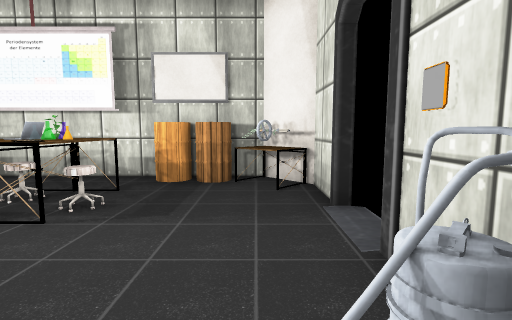
[1] (above)

17 first-person views from a walk through a 3-D level made in the Unity game engine. The camera is 1.2 m above the floor, tilts 6° down and sees 85° across. Doors are open. The floor is counted in squares, 1 m on a side. Each view is taken from the middle of a square. On the plan, view 1 faces up. The plan holds only what a view shows up to about 13 squares ahead; the rest is blank. The place goes on beyond the plan. The player character is not drawn. Some surface patterns are stand-ins.

[2]
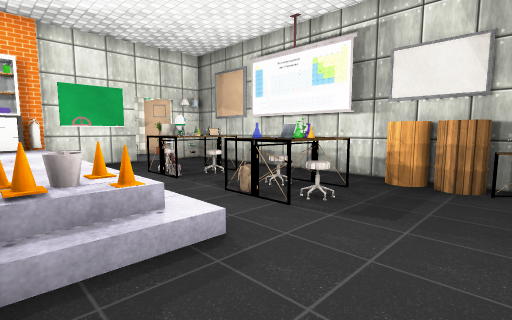

[3]
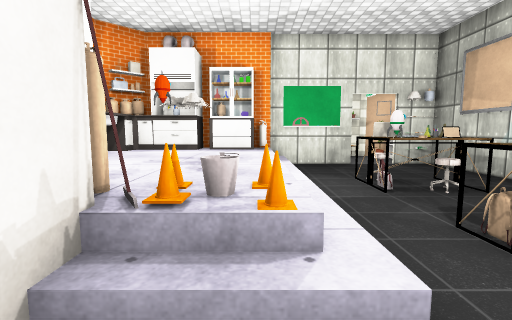

[4]
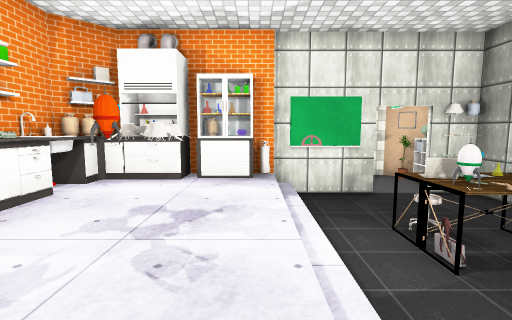

[5]
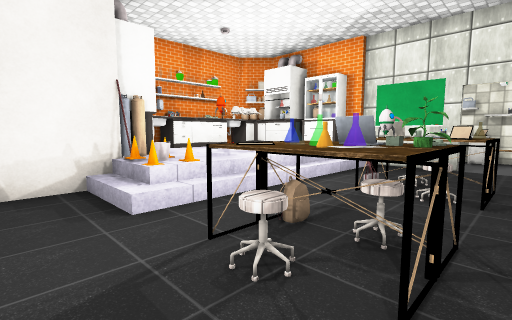

[6]
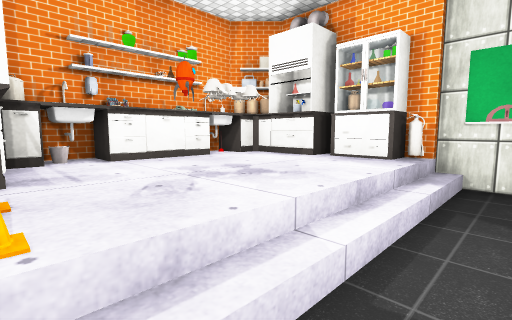

[7]
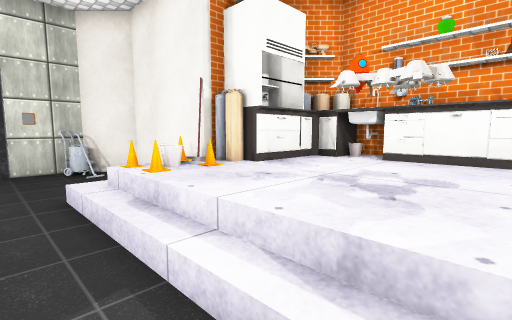

[8]
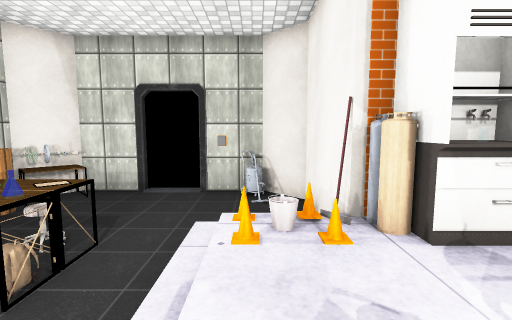

[9]
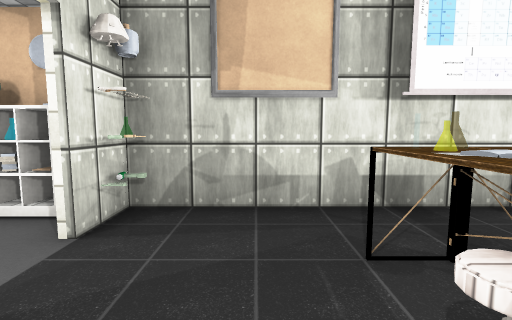

[10]
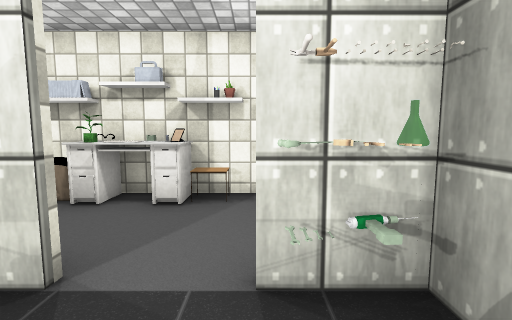

[11]
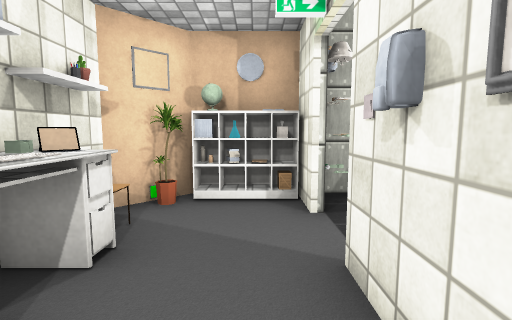

[12]
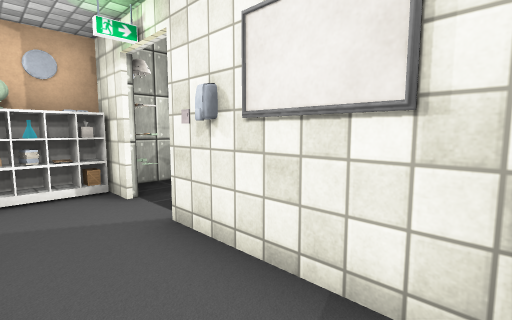

[13]
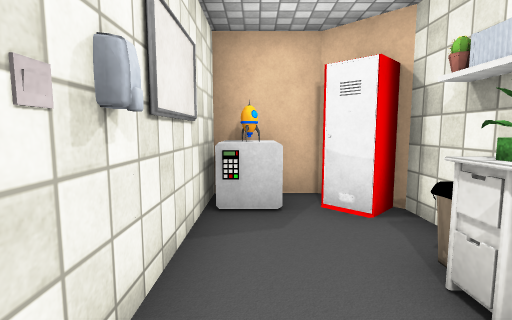

[14]
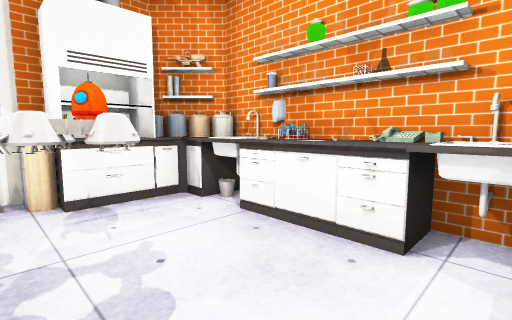

[15]
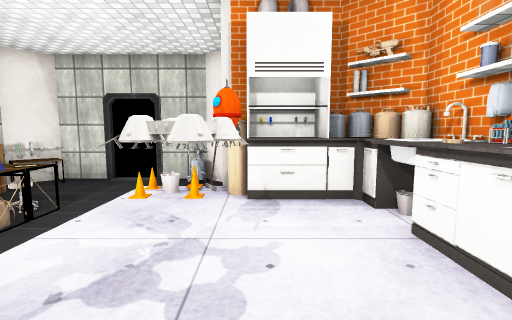

[16]
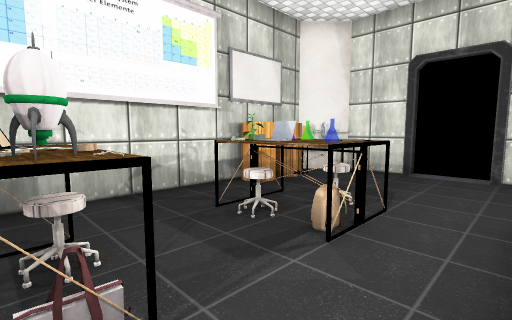

[17]
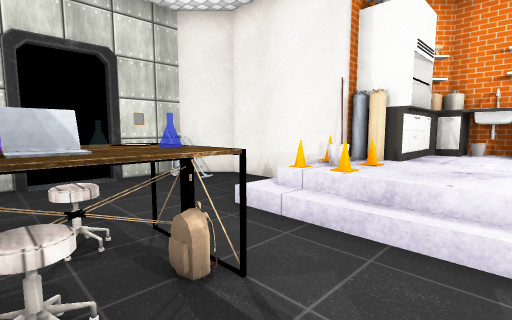

### Floor plan
Key: @ floor where view 1 was taken; # wall or solid block; . main floor; : floor 0.5 m higher than the main floor; / step, stairs or slope; B barrel; E desk; P plant; F flask; C chair; R rocket; S shelf; A cabinet; I sink; O other object.
Columns run from 15 left of view 1 to 4 right of it. Each row starts with its distance up from view 1.
  8      ####  ##
  7 ##SSOO..####.BBE#
  6 #.P.O..........EE
  5  O..... O..PF...##
  4  S..#..CR.. OC....
  3  O..O.............
  2 #...O.///////...####
  1  O.R#O::::://...O
  0   #O  ::OO://..@#
 -1     ##::O::OO####
 -2     #OA:::: ##
 -3     #AIA AAA#
 -4     ##OO#O O

Positions as (right, up) in squares from view 1, and headings:
1: (0, 0), facing up
2: (0, 0), facing up-left
3: (-1, 1), facing left
4: (-3, 1), facing left
5: (-1, 6), facing down-left
6: (-4, 3), facing down-left
7: (-8, 3), facing down-right
8: (-7, 1), facing right
9: (-9, 3), facing up
10: (-9, 6), facing left
11: (-12, 2), facing up
12: (-13, 1), facing up-right
13: (-12, 5), facing down
14: (-9, 0), facing down-right
15: (-9, -1), facing right
16: (-7, 2), facing up-right
17: (-6, 5), facing down-right
